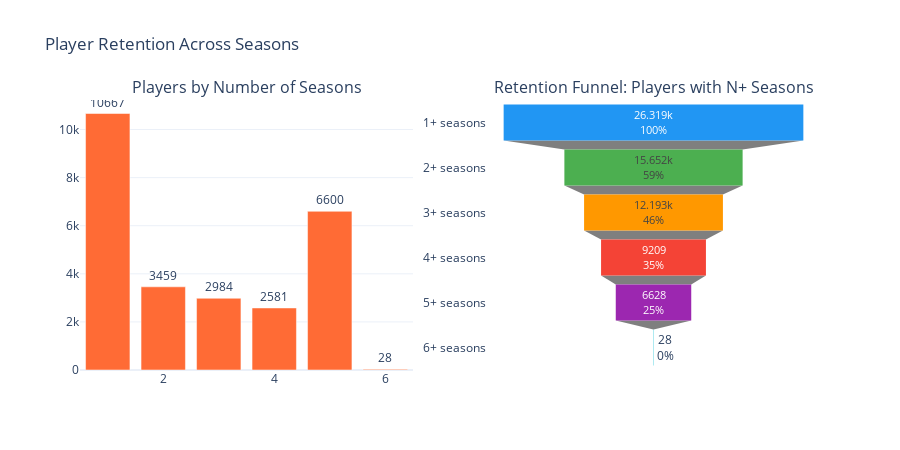

Here is the notebook cell this chart was saved with:
### Markdown cell above
## 🏀 Multi-Season Players: The Retention Funnel

Before we can study development, we need to know: how many kids actually stick around? Junior sport has notoriously high dropout rates. Let's see how our data reflects that.

### Code cell
# Count seasons per player
seasons_per_player = player_season.groupby('player_id').size().reset_index(name='num_seasons')

retention = seasons_per_player['num_seasons'].value_counts().sort_index()
cumulative = pd.DataFrame({
    'min_seasons': range(1, retention.index.max() + 1),
    'players': [seasons_per_player[seasons_per_player['num_seasons'] >= i].shape[0] for i in range(1, retention.index.max() + 1)]
})

fig = make_subplots(rows=1, cols=2, subplot_titles=(
    'Players by Number of Seasons', 'Retention Funnel: Players with N+ Seasons'
))

fig.add_trace(go.Bar(
    x=retention.index, y=retention.values,
    marker_color='#FF6B35', text=retention.values, textposition='outside',
    name='Players'
), row=1, col=1)

fig.add_trace(go.Funnel(
    y=[f'{n}+ seasons' for n in cumulative['min_seasons']],
    x=cumulative['players'],
    textinfo='value+percent initial',
    marker_color=['#2196F3', '#4CAF50', '#FF9800', '#F44336', '#9C27B0', '#00BCD4'][:len(cumulative)]
), row=1, col=2)

fig.update_layout(
    title_text='Player Retention Across Seasons',
    height=450, showlegend=False,
    template='plotly_white'
)
fig.show()

total = len(seasons_per_player)
multi = seasons_per_player[seasons_per_player['num_seasons'] >= 2].shape[0]
three_plus = seasons_per_player[seasons_per_player['num_seasons'] >= 3].shape[0]
print(f"\n📊 {total:,} total players | {multi:,} ({multi/total:.0%}) played 2+ seasons | {three_plus:,} ({three_plus/total:.0%}) played 3+ seasons")

### Figure 1 — Plotly figure (JSON) as saved in the notebook; plotly's stock layout.template omitted (floating-point values rounded to 4 significant figures)
{"data": [{"marker": {"color": "#FF6B35"}, "name": "Players", "text": [10670.0, 3459.0, 2984.0, 2581.0, 6600.0, 28.0], "textposition": "outside", "type": "bar", "x": [1, 2, 3, 4, 5, 6], "xaxis": "x", "y": [10667, 3459, 2984, 2581, 6600, 28], "yaxis": "y"}, {"marker": {"color": ["#2196F3", "#4CAF50", "#FF9800", "#F44336", "#9C27B0", "#00BCD4"]}, "textinfo": "value+percent initial", "type": "funnel", "x": [26319, 15652, 12193, 9209, 6628, 28], "xaxis": "x2", "y": ["1+ seasons", "2+ seasons", "3+ seasons", "4+ seasons", "5+ seasons", "6+ seasons"], "yaxis": "y2"}], "layout": {"annotations": [{"font": {"size": 16}, "showarrow": false, "text": "Players by Number of Seasons", "x": 0.225, "xanchor": "center", "xref": "paper", "y": 1, "yanchor": "bottom", "yref": "paper"}, {"font": {"size": 16}, "showarrow": false, "text": "Retention Funnel: Players with N+ Seasons", "x": 0.775, "xanchor": "center", "xref": "paper", "y": 1, "yanchor": "bottom", "yref": "paper"}], "height": 450, "showlegend": false, "title": {"text": "Player Retention Across Seasons"}, "xaxis": {"anchor": "y", "domain": [0, 0.45]}, "xaxis2": {"anchor": "y2", "domain": [0.55, 1]}, "yaxis": {"anchor": "x", "domain": [0, 1]}, "yaxis2": {"anchor": "x2", "domain": [0, 1]}}}
